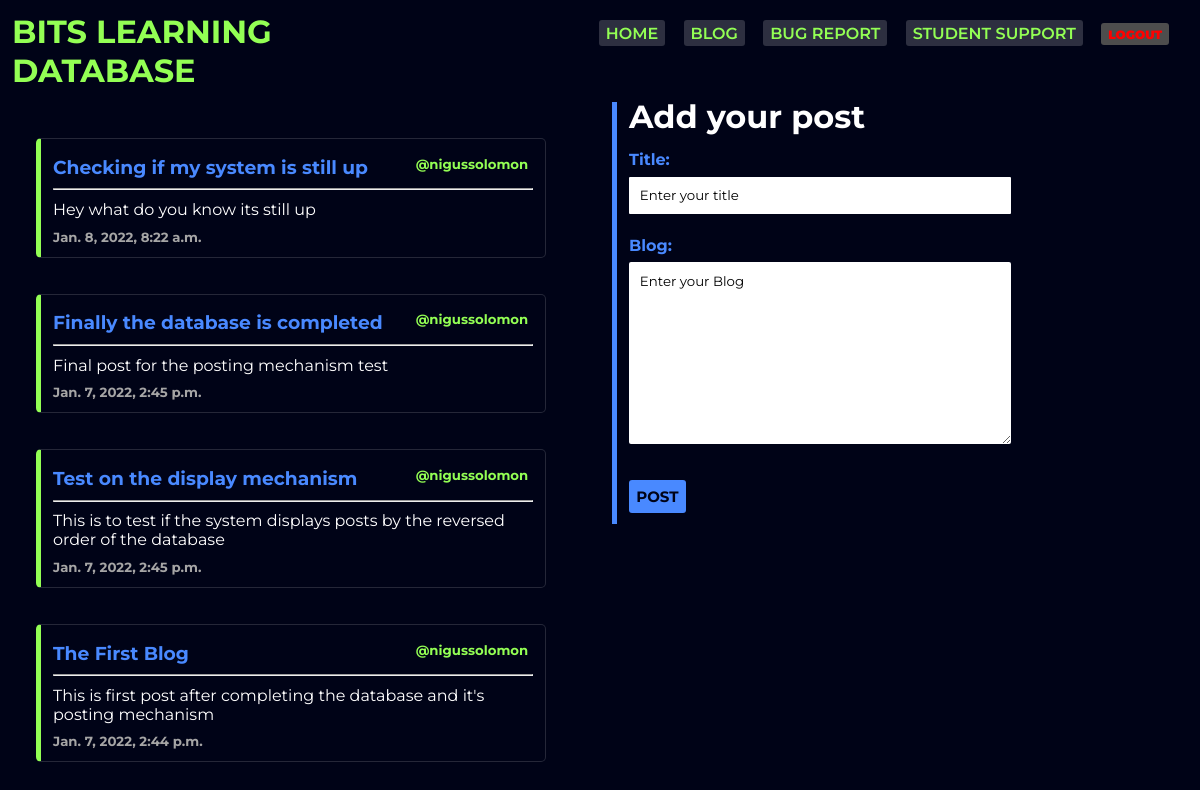
The page /BLD/blog/ (signed in) on the database its author committed.
### database/models.py (models this page shows, shortened)
class Blog(models.Model):
    title = CharField(default = "Enter your title", max_length=120)
    blog = TextField(default = "Enter your Blog")
    date = models.DateTimeField(default= timezone.now)
    user = models.ForeignKey(User, on_delete=models.CASCADE)
    class Meta:
        ordering = ['-date',]

### database/views.py (the view)
# urls.py: path('blog/', databaseviews.blog_database, name = 'blogdatabase'),
@login_required
def blog_database(request):
    if request.method == 'POST':
        form = BlogForm(request.POST)
        if form.is_valid():
            form.instance.user = request.user
            form.save()
            form.cleaned_data
            return redirect('blogdatabase')
    else:
        form = BlogForm(instance = request.user)
    context = {
        'blog' : Blog.objects.all().order_by('-date'),
        'title':'BLOG',
        'form':form
    }
    return render(request, 'database/blog.html', context)

### main/forms.py
class BlogForm(ModelForm):
    class Meta:
        model = Blog
        fields = ['title', 'blog']

### database/templates/database/blog.html (shortened to what this page needs)
{% extends 'database/base.html' %}
{% block bloglogin %}
<div class="blogskeleton">
    {% for blog in blog %}
    <div class="display">
        <div class="blog">
            <div class="head">
                <h3>{{blog.title}}</h3>
                <h5>@{{blog.user}}</h5>
            </div>
            <hr>
            <div class="blog_detail">
                <p>{{blog.blog}}</p>
            </div>
            <div class="foot">
                <h5>{{blog.date}}</h5>
            </div>
        </div>
    </div>
    {% endfor %}
    <div class="bloginput">
        <form method = POST id="formblog">
            <h1>Add your post</h1>
            {{form}}
            <button id="regbtn" type="submit">POST</button>
        </form>
    </div>
</div>
{% endblock bloglogin %}

### main/static/main/style.css (style rules this page uses)
* { padding: 0%; margin: 0%; font-family: 'Montserrat', sans-serif; }
#body { background: #000317; }
#id_blog { width: 100%; padding: 3%; margin-top: 2%; margin-bottom: 6%; border: white; border-radius: 5px; }
#regbtn { border-radius: 3px; font-weight: bold; font-size: 15px; margin-top: 3%; padding: 2%; background: #4989FF; color: #000317; border: 1px #4989FF; margin-bottom: 3%; }
.blog { width: 40%; margin: 3%; border: 1px solid rgba(255, 255, 255, 0.144); border-left: 5px solid #93FF54; border-radius: 5px; padding: 1%; }
.head { display: flex; justify-content: space-between; padding: 1%; padding-left: 0%; margin-bottom: 1%; }
.head h3 { color: #4989FF; font-weight: bold; }
.head h5 { color: #93FF54; font-weight: bold; }
.blog_detail { color: #fff; margin-bottom: 2%; margin-top: 2%; }
.foot h5 { color: rgb(165, 165, 165); }

### database/static/database/style.css (style rules this page uses)
* { font-family: 'Montserrat', sans-serif; }
.bloginput { position: fixed; top: 11%; left: 50%; }
#formblog { margin-top: 1.5%; margin-left: 2%; width: 60%; padding-left: 2%; border-left: 5px solid #4989FF; }
#formblog h1 { color: rgb(255, 255, 255); margin-bottom: 4%; }
#formblog label { font-weight: bold; color: #4989FF; }
#formblog input { width: 100%; padding: 3%; margin-top: 2%; margin-bottom: 6%; border: white; border-radius: 1px; }
#id_blog { width: 100%; padding: 3%; margin-top: 2%; margin-bottom: 6%; border: white; border-radius: 2px; }
#regbtn { border-radius: 3px; font-weight: bold; font-size: 15px; margin-top: 3%; padding: 2%; background: #4989FF; color: #000317; border: 1px #4989FF; margin-bottom: 3%; }

### rows shown on the page
Blog: title "Checking if my system is still up", user "nigussolomon", blog "Hey what do you know its still up", date "Jan. 8, 2022, 8:22 a.m."
Blog: title "Finally the database is completed", user "nigussolomon", blog "Final post for the posting mechanism test", date "Jan. 7, 2022, 2:45 p.m."
Blog: title "Test on the display mechanism", user "nigussolomon", blog "This is to test if the system displays posts by the reversed order of the database", date "Jan. 7, 2022, 2:45 p.m."
Blog: title "The First Blog", user "nigussolomon", blog "This is first post after completing the database and it's posting mechanism", date "Jan. 7, 2022, 2:44 p.m."
